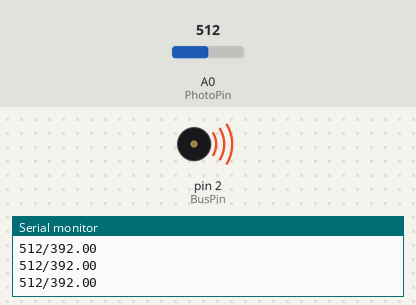
This sketch was run on a simulated Arduino Uno, built with avr-gcc and run on an emulated ATmega328P. Shown: buzzer (waves = sounding), the last lines printed to the serial monitor. The test bench sets the inputs (shaded band); at power-on: A0 (PhotoPin) = 512.

Above: at 1.2 s.
1.3 s: A0 (PhotoPin) set to 776
At 2.3 s:
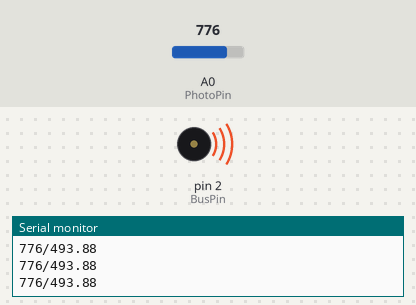
2.8 s: A0 (PhotoPin) set to 802
At 4.0 s:
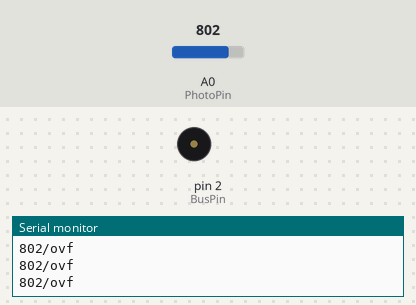
4.3 s: A0 (PhotoPin) set to 716
At 5.3 s:
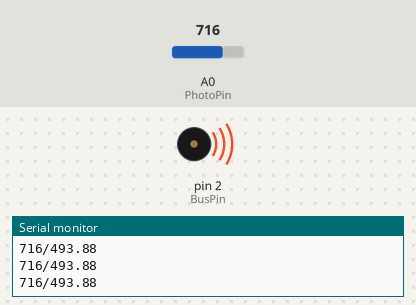
5.8 s: A0 (PhotoPin) set to 900
At 6.7 s:
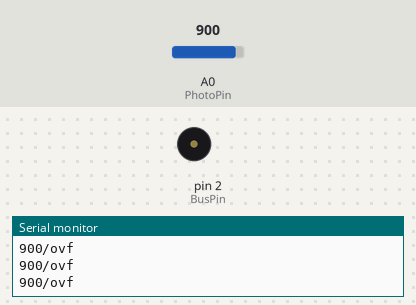
Timing chart, 0 to 8.8 s (numbered marks = the images above; inputs shaded):
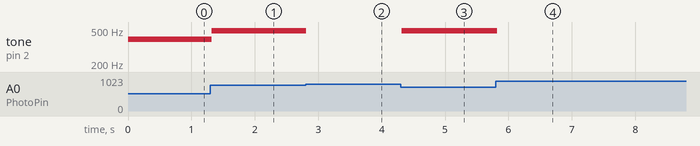

The sketch:

task2.ino
```cpp
//Первая октава 262-523
#define MinSound 0
#define MaxSound 6
#define BusPin 2
#define PhotoPin A0
float massiveNote[7] = {261.63, 293.66, 329.63, 349.23, 392, 440, 493.88};
int TempSound = MinSound;
int analogValue = 0;
void setup() {
  pinMode(BusPin, OUTPUT);
  Serial.begin(9600);
}

void loop() {
  analogValue = analogRead(PhotoPin);
  Serial.print(analogValue);
  Serial.print("/");
  analogValue = map(analogValue, 6, 679, MinSound, MaxSound);


  Serial.println(massiveNote[analogValue]);
  tone(BusPin, massiveNote[analogValue]);
}
```

Measured:
- the behaviour switches between 791 and 792 on A0 (PhotoPin) (found by bisection; images 1 and 2)
- after the input at 1.3 s, tone on pin 2 (BusPin): 392 Hz → 493 Hz at once
- after the input at 2.8 s, tone on pin 2 (BusPin): 493 Hz → silent at once
- after the input at 4.3 s, tone on pin 2 (BusPin): silent → 493 Hz at once
- after the input at 5.8 s, tone on pin 2 (BusPin): 493 Hz → silent at once
